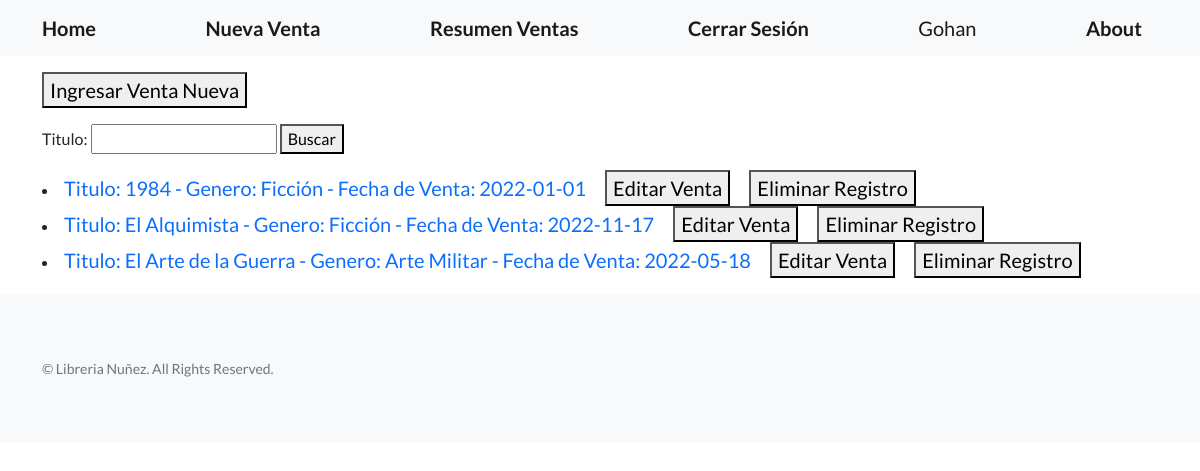
/resumen-ventas/ (signed in), run on the app's committed database.
### home/models.py (models this page shows)
class Libreria(models.Model):
    titulo = models.CharField(max_length=30)
    genero = models.CharField(max_length=30)
    mes_venta = models.DateField()
    descripcion = RichTextField(null=True)
    def __str__(self) -> str:
        return f'Titulo: {self.titulo} - Genero: {self.genero} - Fecha de Venta: {self.mes_venta}'

### home/views.py (the view)
# urls.py: path('resumen-ventas/', views.ResumenVentas.as_view(), name='resumen_ventas'),
class ResumenVentas(ListView):
    model = Libreria
    template_name = 'home/resumen_ventas_cbv.html'
    def get_queryset(self):
        titulo = self.request.GET.get('titulo', '')
        if titulo:
            object_list = self.model.objects.filter(titulo__icontains=titulo)
        else:
            object_list = self.model.objects.all()
        return object_list
    def get_context_data(self, **kwargs):
        context = super().get_context_data(**kwargs)
        context["formulario"] = BusquedaLibreriaFormulario()
        return context

### home/forms.py
class BusquedaLibreriaFormulario(forms.Form):
    titulo = forms.CharField(max_length=30, required=False)

### home/templates/home/resumen_ventas_cbv.html (shortened to what this page needs)
{% extends 'home/base.html' %}
{% block mi_contenido  %}
<a class="navbar-brand" href={% url 'nueva_venta' %}><button>Ingresar Venta Nueva</button></a>
<form action={% url 'resumen_ventas' %} method="GET">
      {{formulario}}
      <button>Buscar</button>
</form>
<p>
   {% if object_list %}
      {% for libro in object_list %}
         <li>
            <a class="navbar-brand" href={% url 'ver_venta' libro.id %}>{{libro}}</a>
            <a class="navbar-brand" href={% url 'editar_venta' libro.id %}><button>Editar Venta</button></a>
            <a class="navbar-brand" href={% url 'eliminar_venta' libro.id %}><button>Eliminar Registro</button></a>
         </li>
      {% endfor %}
   {% else %}
   <p>No hay ventas registradas con el titulo especificado. Intentelo nuevamente.</p>
   {% endif %}
</p>
{% endblock mi_contenido  %}

### home/templates/home/base.html (shortened to what this page needs)
<!DOCTYPE html>
<html lang="en">
    <head>
        {% load static %}
        <link href={% static 'css/styles.css' %} rel="stylesheet" />
    </head>
    <body>
        <nav class="navbar navbar-light bg-light static-top">
            <div class="container">
                <a class="navbar-brand" href={% url 'index' %}><B>Home</B></a>
                <a class="navbar-brand" href={% url 'nueva_venta' %}><B>Nueva Venta</B></a>
                <a class="navbar-brand" href={% url 'resumen_ventas' %}><B>Resumen Ventas</B></a>
                {% if request.user.is_authenticated %}
                    <a class="navbar-brand" href={% url 'logout' %}><B>Cerrar Sesión</B></a>
                    <a class="navbar-brand" href={% url 'perfil' %}>{{request.user.username}}</a>
                                    {% else %}
                    <a class="navbar-brand" href={% url 'login' %}><B>Iniciar Sesión</B></a>
                    <a class="navbar-brand" href={% url 'registrar' %}><B>Nuevo Usuario</B></a>
                {% endif %}
                <a class="navbar-brand" href={% url 'about' %}><B>About</B></a>
            </div>
        </nav>
        <div class="container">
        {% block mi_contenido  %}
        {% endblock mi_contenido %}
        </div>
        <footer class="footer bg-light">
            <div class="container">
                <div class="row">
                        <p class="text-muted small mb-4 mb-lg-0">&copy; Libreria Nuñez. All Rights Reserved.</p>
                </div>
            </div>
        </footer>
    </body>
</html>

### data on the page
Libreria: titulo+genero+mes_venta "Titulo: 1984 - Genero: Ficción - Fecha de Venta: 2022-01-01"
Libreria: titulo+genero+mes_venta "Titulo: El Alquimista - Genero: Ficción - Fecha de Venta: 2022-11-17"
Libreria: titulo+genero+mes_venta "Titulo: El Arte de la Guerra - Genero: Arte Militar - Fecha de Venta: 2022-05-18"

### other printed values
{{ request.user.username }} "Gohan"
